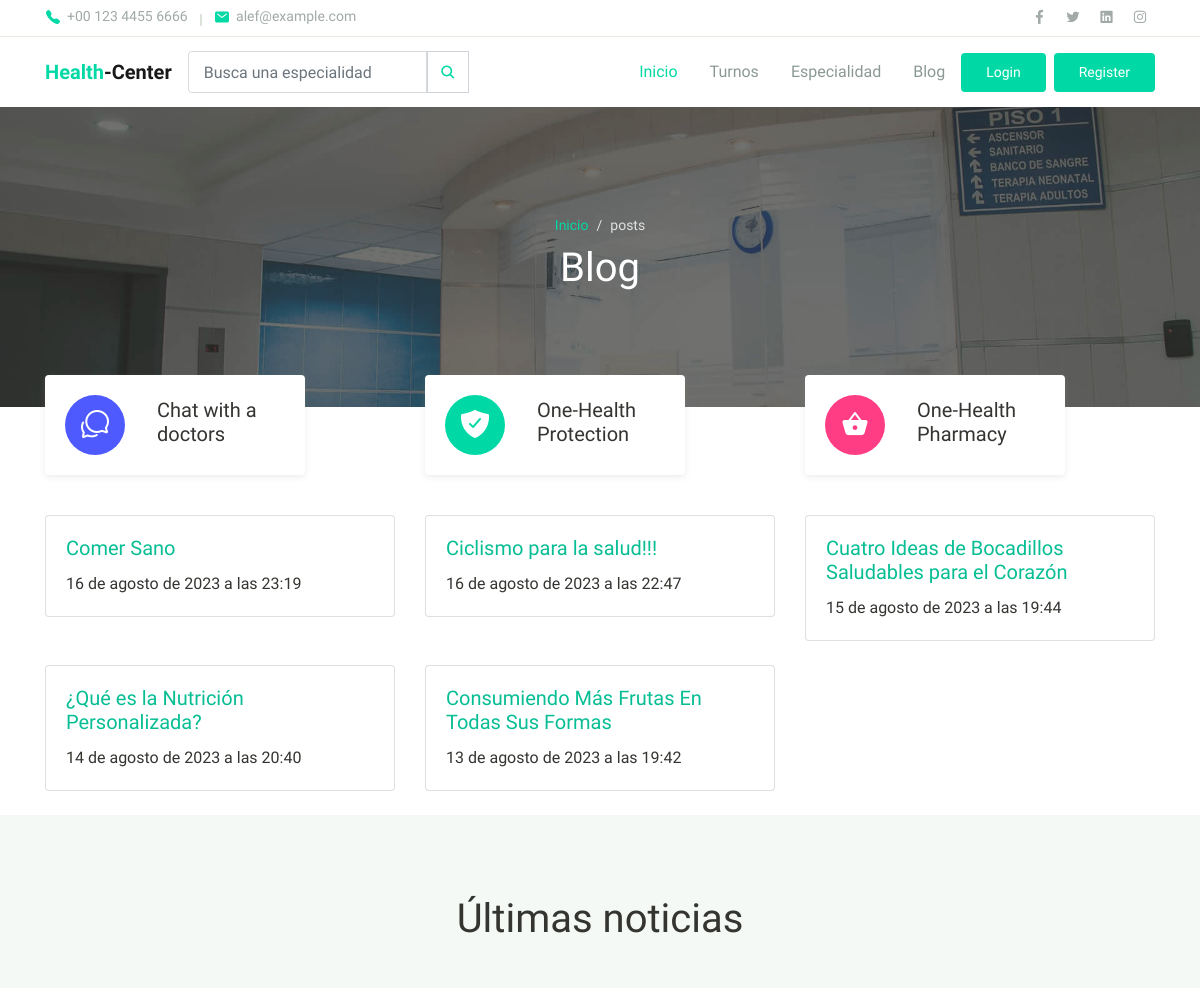
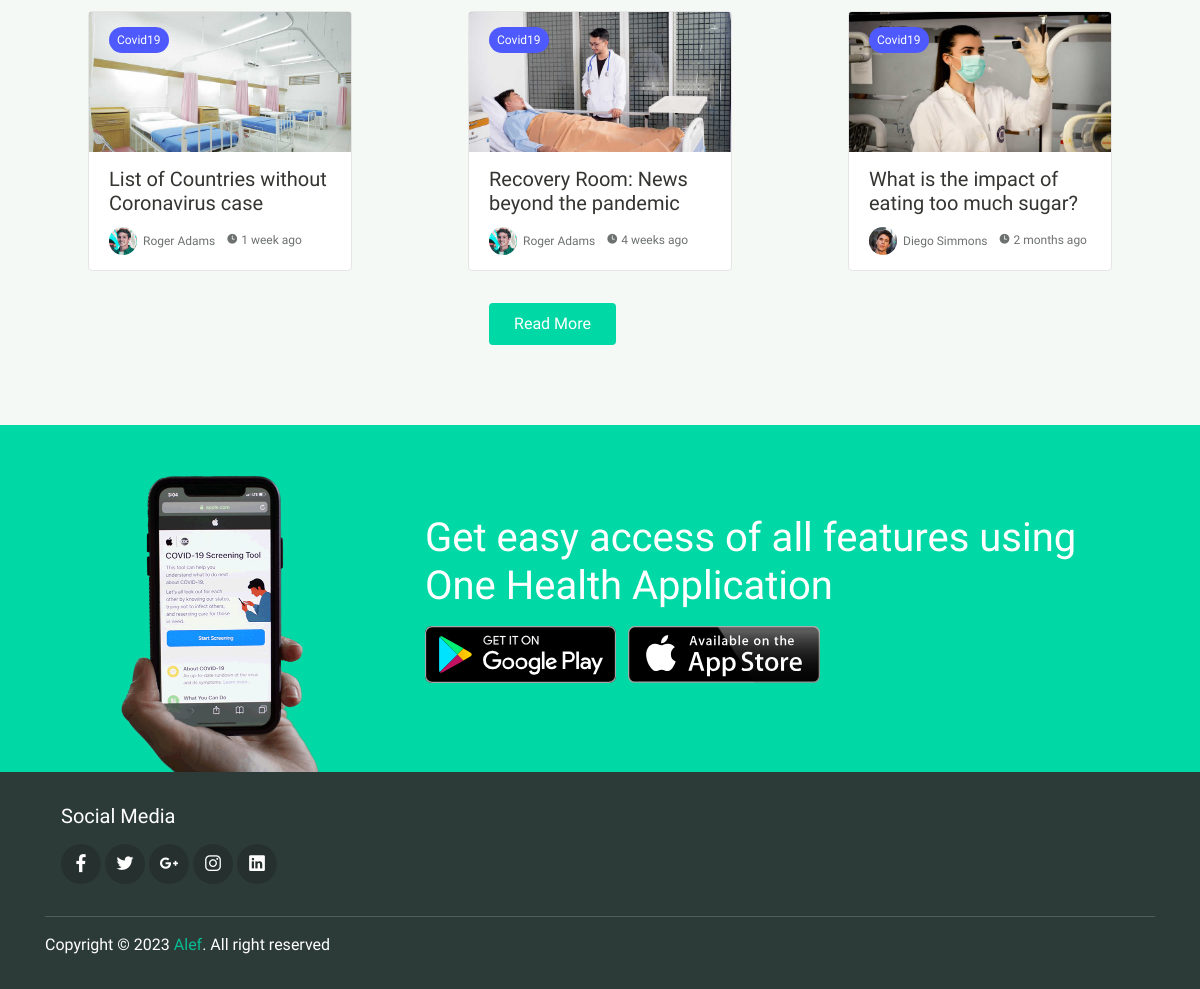
Screenshot of /aplicacion/lista_posts/ with the database file from the repository (2 pictures, top to bottom).
### aplicacion/models.py (models this page shows, shortened)
class Post(models.Model):
    titulo = models.CharField(max_length=200)
    contenido = models.TextField()
    fecha_publicacion = models.DateTimeField(default=timezone.now)
    autor = models.ForeignKey('auth.User', on_delete=models.CASCADE)
    categoria = models.ForeignKey(Categoria, on_delete=models.CASCADE)

### aplicacion/views.py (the view)
# urls.py: path('lista_posts/', views.lista_posts, name='lista_posts'),
def lista_posts(request):
    posts = Post.objects.order_by('-fecha_publicacion')
    return render(request, "aplicacion/lista_posts.html", {'posts': posts})

### aplicacion/templates/aplicacion/lista_posts.html
{% extends 'aplicacion/base.html' %}
{% load static %}
{% block contenido %}
<div class="page-banner overlay-dark bg-image" style="background-image: url('{% static "aplicacion/assets/img/bg_image_1.jpg" %}');">
    <div class="banner-section">
      <div class="container text-center wow fadeInUp">
        <nav aria-label="Breadcrumb">
          <ol class="breadcrumb breadcrumb-dark bg-transparent justify-content-center py-0 mb-2">
            <li class="breadcrumb-item"><a href="{% url 'inicio' %}">Inicio</a></li>
            <li class="breadcrumb-item active" aria-current="page">posts</li>
          </ol>
        </nav>
        <h1 class="font-weight-normal">Blog</h1>
      </div>
    </div>
  </div>
  <div class="page-section py-3 mt-md-n5 custom-index">
    <div class="container">
      <div class="row justify-content-center">
        <div class="col-md-4 py-3 py-md-0">
          <div class="card-service wow fadeInUp">
            <div class="circle-shape bg-secondary text-white">
              <span class="mai-chatbubbles-outline"></span>
            </div>
            <p><span>Chat</span> with a doctors</p>
          </div>
        </div>
        <div class="col-md-4 py-3 py-md-0">
          <div class="card-service wow fadeInUp">
            <div class="circle-shape bg-primary text-white">
              <span class="mai-shield-checkmark"></span>
            </div>
            <p><span>One</span>-Health Protection</p>
          </div>
        </div>
        <div class="col-md-4 py-3 py-md-0">
          <div class="card-service wow fadeInUp">
            <div class="circle-shape bg-accent text-white">
              <span class="mai-basket"></span>
            </div>
            <p><span>One</span>-Health Pharmacy</p>
          </div>
        </div>
      </div>
    </div>
  </div>
<br>
<div class="container">
    <div class="row">
        {% for post in posts %}
        <div class="col-md-4 mb-4">
            <div class="card">
                <div class="card-body">
                    <h5 class="card-title"><a href="{% url 'detalle_post' pk=post.pk %}">{{ post.titulo }}</a></h5>
                    <p class="card-text">{{ post.fecha_publicacion }}</p>
                </div>
            </div>
        </div>
        {% endfor %}
    </div>
</div>
<div class="page-section bg-light">
  <div class="container">
    <h1 class="text-center wow fadeInUp">Últimas noticias</h1>
    <div class="row mt-5">
      <div class="col-lg-4 py-2 wow zoomIn">
        <div class="card-blog">
          <div class="header">
            <div class="post-category">
              <a href="#">Covid19</a>
            </div>
            <a href="blog-details.html" class="post-thumb">
              <img src="{% static 'aplicacion/assets/img/blog/blog_1.jpg' %}" alt="">
            </a>
          </div>
          <div class="body">
            <h5 class="post-title"><a href="blog-details.html">List of Countries without Coronavirus case</a></h5>
            <div class="site-info">
              <div class="avatar mr-2">
                <div class="avatar-img">
                  <img src="{% static 'aplicacion/assets/img/person/person_1.jpg' %}" alt="">
                </div>
                <span>Roger Adams</span>
              </div>
              <span class="mai-time"></span> 1 week ago
            </div>
          </div>
        </div>
      </div>
      <div class="col-lg-4 py-2 wow zoomIn">
        <div class="card-blog">
          <div class="header">
            <div class="post-category">
              <a href="#">Covid19</a>
            </div>
            <a href="blog-details.html" class="post-thumb">
              <img src="{% static 'aplicacion/assets/img/blog/blog_2.jpg' %}" alt="">
            </a>
          </div>
          <div class="body">
            <h5 class="post-title"><a href="blog-details.html">Recovery Room: News beyond the pandemic</a></h5>
            <div class="site-info">
              <div class="avatar mr-2">
                <div class="avatar-img">
                  <img src="{% static 'aplicacion/assets/img/person/person_1.jpg' %}" alt="">
                </div>
                <span>Roger Adams</span>
              </div>
              <span class="mai-time"></span> 4 weeks ago
            </div>
          </div>
        </div>
      </div>
      <div class="col-lg-4 py-2 wow zoomIn">
        <div class="card-blog">
          <div class="header">
            <div class="post-category">
              <a href="#">Covid19</a>
            </div>
            <a href="blog-details.html" class="post-thumb">
              <img src="{% static 'aplicacion/assets/img/blog/blog_3.jpg' %}" alt="">
            </a>
          </div>
          <div class="body">
            <h5 class="post-title"><a href="blog-details.html">What is the impact of eating too much sugar?</a></h5>
            <div class="site-info">
              <div class="avatar mr-2">
                <div class="avatar-img">
                  <img src="{% static 'aplicacion/assets/img/person/person_2.jpg' %}" alt="">
                </div>
                <span>Diego Simmons</span>
              </div>
              <span class="mai-time"></span> 2 months ago
            </div>
          </div>
        </div>
      </div>
      <div class="col-11 text-center mt-4 wow zoomIn">
        <a href="{% url 'lista_posts'  %}" class="btn btn-primary">Read More</a>
      </div>
    </div>
  </div>
</div>
{% endblock contenido %}

### aplicacion/static/aplicacion/css/theme.css (style rules this page uses)
:root { --primary: #00D9A5; --accent: #FF3D85; --secondary: #4E5AFE; --warning: #EED818; --info: #05B4E1; --danger: #FF4943; --success: #96C93D; --dark: #343531; --light: #F5F9F6; --cs: #596261; --grey: #6E807A; }
body { font-family: "Source Sans Pro", sans-serif; line-height: 1.5; color: #343531; }
a { color: #07be94; text-decoration: none; background-color: transparent; }
.bg-primary { background-color: #00D9A5 !important; }
.bg-accent { background-color: #FF3D85 !important; }
.bg-secondary { background-color: #4E5AFE !important; }
.bg-light { background-color: #F5F9F6 !important; }
.btn-primary { color: #fff; background-color: #00D9A5; border-color: transparent; }
.btn { padding: 8px 24px; }
.breadcrumb { background-color: #f8f9fa; }
.breadcrumb-dark .breadcrumb-item a { color: #00D9A5; }
.breadcrumb-dark .breadcrumb-item + .breadcrumb-item::before { display: inline-block; padding-right: 0.5rem; color: rgba(255, 255, 255, 0.8); content: "/"; }
.breadcrumb-dark .breadcrumb-item.active { color: rgba(255, 255, 255, 0.8); }
.bg-image { position: relative; background-position: center center; background-size: cover; background-repeat: no-repeat; }
.bg-image > * { position: relative; z-index: 10; }
.avatar { display: inline-flex; flex-direction: row; align-items: center; }
.avatar-img { margin-right: 6px; width: 32px; height: 32px; border-radius: 50%; overflow: hidden; }
.avatar-img img { width: 100%; height: 100%; }
.page-section { position: relative; padding-top: 80px; padding-bottom: 80px; overflow: hidden; }
.page-banner { position: relative; height: 300px; z-index: 10; }
.page-hero.overlay-dark::before, .page-banner.overlay-dark::before { content: ""; position: absolute; top: 0; left: 0; width: 100%; height: 100%; background: rgba(52, 53, 49, 0.7); z-index: 1; }
.page-banner .breadcrumb-item, .page-banner .breadcrumb-item a { font-size: 14px; }
.hero-section, .banner-section { position: relative; display: -ms-flexbox; display: flex; -ms-flex-align: center; align-items: center; -ms-flex-pack: center; justify-content: center; height: 100%; color: #ffffff; z-index: 10; }
.card-service { display: inline-flex; flex-direction: row; align-items: center; padding: 20px; margin: 0 auto; width: 100%; height: 100px; font-size: 20px; line-height: normal; background-color: #fff; border-radius: 4px; box-shadow: 0 2px 6px rgba(154, 159, 151, 0.2); }
.card-service p { margin-top: 10px; margin-left: 32px; }
.circle-shape { flex-shrink: 0; padding: 0; width: 60px; height: 60px; line-height: 64px; border-radius: 50%; text-align: center; font-size: 32px; }
@media (min-width: 768px) { .card-service { width: 260px; } }
.card-blog { position: relative; display: block; max-width: 264px; margin: 0 auto; background-color: #fff; border-radius: 4px; border: 1px solid #E5E5E5; overflow: hidden; }
.card-blog .header { width: 100%; height: 140px; background-color: #9A9F97; overflow: hidden; }
.card-blog .header .post-thumb { position: relative; overflow: hidden; }
.card-blog .header .post-thumb img { width: 100%; transition: transform .2s linear; }
.card-blog .body { padding: 15px 20px; }
.card-blog .post-category { position: absolute; top: 15px; left: 20px; z-index: 9; }
.card-blog .post-category a { display: inline-block; padding: 4px 8px; font-size: 12px; background-color: #4E5AFE; color: #fff; border-radius: 40px; }
.card-blog .post-title, .card-blog .post-title a { color: #343531; }
.card-blog .site-info { margin-top: 12px; font-size: 12px; color: #6D7170; }
.card-blog .avatar-img { width: 28px; height: 28px; }
.custom-index { z-index: 11; }

### rows the page displays
Post: titulo "Comer Sano", fecha_publicacion "16 de agosto de 2023 a las 23:19"
Post: titulo "Ciclismo para la salud!!!", fecha_publicacion "16 de agosto de 2023 a las 22:47"
Post: titulo "Cuatro Ideas de Bocadillos Saludables para el Corazón", fecha_publicacion "15 de agosto de 2023 a las 19:44"
Post: titulo "¿Qué es la Nutrición Personalizada?", fecha_publicacion "14 de agosto de 2023 a las 20:40"
Post: titulo "Consumiendo Más Frutas En Todas Sus Formas", fecha_publicacion "13 de agosto de 2023 a las 19:42"
